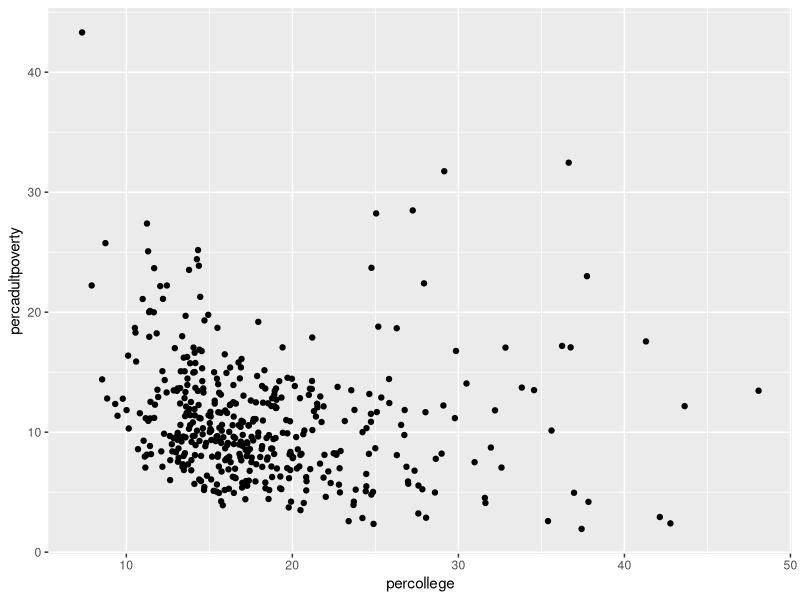
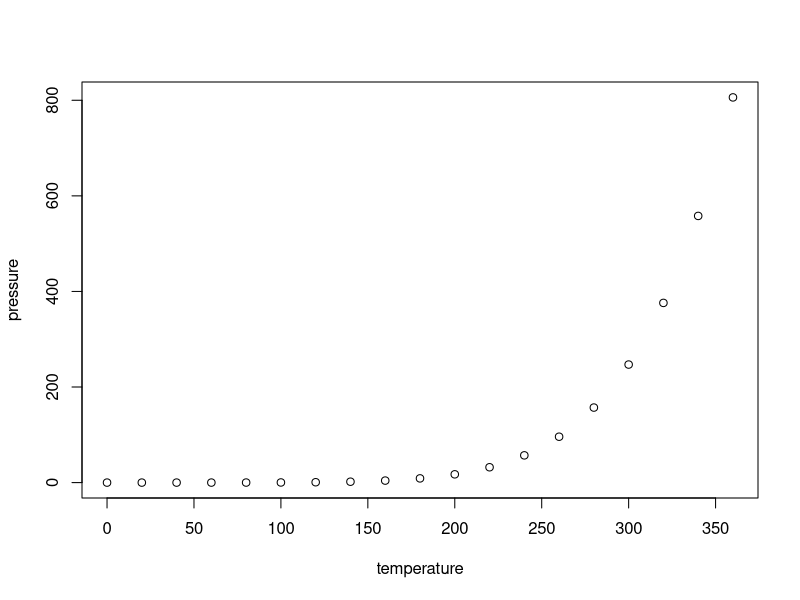

Write the R code that produced these figures, in order.
## ---- chunk 1
knitr::opts_chunk$set(echo = TRUE)
## ---- chunk 2
library(ggplot2)
midwest

ggplot(data = midwest) +
    geom_point(mapping = aes(x = percollege, y = percadultpoverty)) + 
    scale_color_brewer(palette = "Set3")

## ---- chunk 3
plot(pressure)
